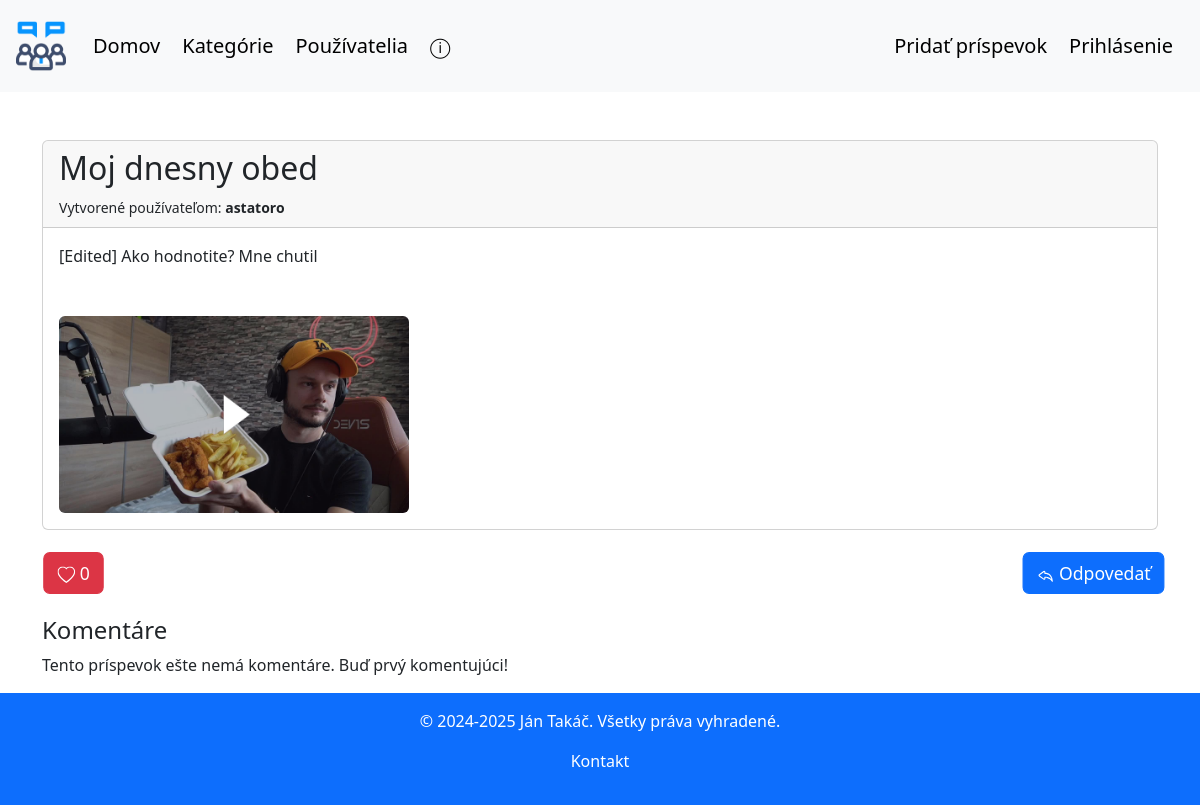
Page /posts/44/ on the earlier database version.
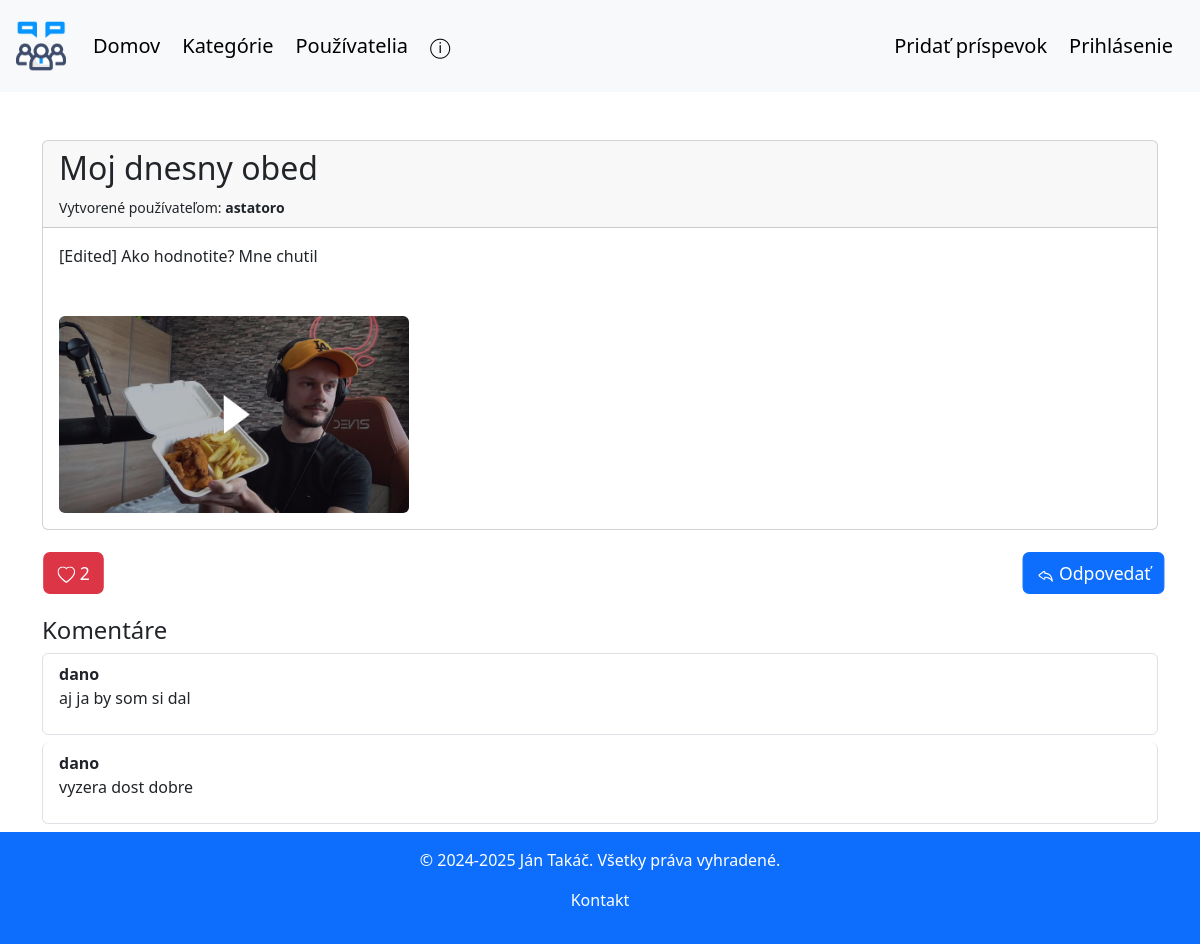
Same page on the later database version.
### forum/models.py (models this page shows, shortened)
class Post(models.Model):
    title = models.CharField(max_length=255)
    created_at = models.DateTimeField(auto_now_add=True)
    created_by = models.ForeignKey(User, on_delete=models.CASCADE)
    like_count = models.PositiveIntegerField(default=0)
    content = models.TextField()
    category = models.CharField(max_length=50, default='other', null=False, blank=True)
    icon = models.ImageField(upload_to='post_pics', null=True, blank=True)

class PostImages(models.Model):
    post = models.ForeignKey(Post, related_name='images', on_delete=models.CASCADE)
    image = models.ImageField(upload_to='post_pics', blank=True, null=True)

class Comment(models.Model):
    post = models.ForeignKey(Post, related_name='comments', on_delete=models.CASCADE)
    user = models.ForeignKey(User, on_delete=models.CASCADE)
    created_at = models.DateTimeField(auto_now_add=True)
    like_count = models.PositiveIntegerField(default=0)
    content = models.TextField()
    class Meta:
        ordering = ['-created_at']

### forum/views.py (the view)
# urls.py: path('posts/<int:post_id>/', views.post_detail, name='post_detail'),
def post_detail(request, post_id):
    post = get_object_or_404(Post, id=post_id)
    images = post.images.all()
    return render(request, 'forum/post_detail.html', {'post': post, 'images': images})

### forum/templates/forum/post_detail.html (shortened to what this page needs)
{% extends 'forum/base.html' %}
{% load static %}
{% block content %}
<div class="container mt-5">
    <div class="card">
        <div class="card-header">
            <h2 class="card-title">{{ post.title }}</h2>
            <small>Vytvorené používateľom: <strong>{{ post.created_by }}</strong></small>
        </div>
        <div class="card-body">
            <p>{{ post.content }}</p>
        </div>
        <div class="row g-3 p-3">
            {% for image in images %}
                <div class="col-md-4 col-sm-6">
                    <img src="{{ image.image.url }}" alt="post-image" class="img-fluid w-100 h-auto rounded">
                </div>
            {% endfor %}
        </div>
    </div>
    <div class="mt-4 d-flex justify-content-between align-items-center">
        {% if user.is_authenticated %}
            <button type="button" class="btn btn-danger ms-1"
                    hx-trigger="click"
                    hx-post="{% url 'forum:like_post' %}"
                    hx-target="#like-count"
                    hx-vals='{"post_id" : {{ post.id }}}'
                    hx-headers='{"X-CSRFToken": "{{ csrf_token }}"}'>
                <svg xmlns="http://www.w3.org/2000/svg" width="16" height="16" fill="currentColor" class="bi bi-heart" viewBox="0 0 16 16">
                    <path d="m8 2.748-.717-.737C5.6.281 2.514.878 1.4 3.053c-.523 1.023-.641 2.5.314 4.385.92 1.815 2.834 3.989 6.286 6.357 3.452-2.368 5.365-4.542 6.286-6.357.955-1.886.838-3.362.314-4.385C13.486.878 10.4.28 8.717 2.01zM8 15C-7.333 4.868 3.279-3.04 7.824 1.143q.09.083.176.171a3 3 0 0 1 .176-.17C12.72-3.042 23.333 4.867 8 15"></path>
                </svg>
                <span id="like-count">{{ post.like_count }}</span>
            </button>
            <button type="button" id="reply-btn" class="btn btn-primary ms-1">
                <svg xmlns="http://www.w3.org/2000/svg" width="16" height="16" fill="currentColor" class="bi bi-reply" viewBox="0 0 16 16">
                    <path d="M6.598 5.013a.144.144 0 0 1 .202.134V6.3a.5.5 0 0 0 .5.5c.667 0 2.013.005 3.3.822.984.624 1.99 1.76 2.595 3.876-1.02-.983-2.185-1.516-3.205-1.799a8.7 8.7 0 0 0-1.921-.306 7 7 0 0 0-.798.008h-.013l-.005.001h-.001L7.3 9.9l-.05-.498a.5.5 0 0 0-.45.498v1.153c0 .108-.11.176-.202.134L2.614 8.254l-.042-.028a.147.147 0 0 1 0-.252l.042-.028zM7.8 10.386q.103 0 .223.006c.434.02 1.034.086 1.7.271 1.326.368 2.896 1.202 3.94 3.08a.5.5 0 0 0 .933-.305c-.464-3.71-1.886-5.662-3.46-6.66-1.245-.79-2.527-.942-3.336-.971v-.66a1.144 1.144 0 0 0-1.767-.96l-3.994 2.94a1.147 1.147 0 0 0 0 1.946l3.994 2.94a1.144 1.144 0 0 0 1.767-.96z"></path>
                </svg>
                Odpovedať
            </button>
        {% else %}
            <a href="{% url 'forum:login' %}" class="btn btn-danger ms-1">
                {{ post.like_count }}
            </a>
            <a href="{% url 'forum:login' %}" class="btn btn-primary ms-1">
                Odpovedať
            </a>
        {% endif %}
    </div>
    {% include 'forum/partials/post_comments.html' %}
</div>
{% endblock %}

### forum/templates/forum/base.html (shortened to what this page needs)
<!DOCTYPE html>
<html lang="en">
<head>
    {% load static %}
    <link href="https://cdn.jsdelivr.net/npm/bootstrap@5.3.3/dist/css/bootstrap.min.css" rel="stylesheet">
    <link rel="stylesheet" href="{% static 'forum/style.css' %}">
</head>
<body>
    <nav class="navbar navbar-expand-lg navbar-light bg-light p-3 fs-5">
        <a class="navbar-brand" href="{% url 'forum:index' %}">
            <img src="{% static 'forum/img/forumlogo.png' %}" alt="logo">
        </a>
        <div class="collapse navbar-collapse" id="navbarNav">
        <ul class="navbar-nav me-auto">
            <li class="nav-item black-under-animation">
                <a class="nav-link {% block home_active %}{% endblock %}" href="{% url 'forum:index' %}">Domov</a>
            </li>
            <li class="nav-item black-under-animation">
                <a class="nav-link {% block categories_active %}{% endblock %}" href="{% url 'forum:categories' %}">Kategórie</a>
            </li>
            <li class="nav-item black-under-animation">
                <a class="nav-link {% block users_active %}{% endblock %}" href="{% url 'forum:browse_profiles' %}">Používatelia</a>
            </li>
            <li class="nav-item black-under-animation">
                <a class="nav-link {% block about_active %}{% endblock %}" href="{% url 'forum:about' %}">&#9432;</a>
            </li>
        </ul>
        {% if user.is_authenticated %}
        <ul class="navbar-nav">
            <li class="nav-item black-under-animation">
                <a class="nav-link {% block my_posts_active %}{% endblock %}" href="{% url 'forum:my_posts' %}">Moje príspevky</a>
            </li>
            <li class="nav-item black-under-animation">
                <a class="nav-link {% block post_add_active %}{% endblock %}" href="{% url 'forum:post_add' %}">Nový príspevok</a>
            </li>
            <li class="nav-item black-under-animation">
                <a class="nav-link {% block profile_active %}{% endblock %}" href="{% url 'forum:profile' %}">Profil</a>
            </li>
            <li class="nav-item black-under-animation">
                <a class="nav-link" href="{% url 'forum:logout' %}">Odhlásiť sa</a>
            </li>
        </ul>
        {% else %}
        <ul class="navbar-nav">
            <li class="nav-item black-under-animation">
                <a class="nav-link" href="{% url 'forum:login' %}">Pridať príspevok</a>
            </li>
            <li class="nav-item black-under-animation">
                <a class="nav-link {% block login_active %}{% endblock %}" href="{% url 'forum:login' %}">Prihlásenie</a>
            </li>
        </ul>
        {% endif %}
    </div>
    </nav>
{% block content %}
{% endblock %}
<footer class="bg-primary text-white text-center py-3">
    <p>&copy; 2024-2025 Ján Takáč. Všetky práva vyhradené.</p>
    <ul class="list-inline">
        <li class="list-inline-item white-under-animation"><a href="#" class="text-white">Kontakt</a></li>
    </ul>
</footer>
</body>
</html>

### forum/templates/forum/partials/post_comments.html (shortened to what this page needs)
<div id="post-comments" class="mt-4">
    <h4>Komentáre</h4>
    <div class="list-group">
        {% if post.comments.exists %}
            {% for comment in post.comments.all %}
                <div class="list-group-item card mb-2">
                    <strong>{{ comment.user }}</strong>
                    <p>{{ comment.content }}</p>
                </div>
            {% endfor %}
        {% else %}
            <p>Tento príspevok ešte nemá komentáre. Buď prvý komentujúci!</p>
        {% endif %}
    </div>
</div>

### forum/static/forum/style.css (style rules this page uses)
.navbar-brand img { height: 50px; width: 50px; }
.nav-item { padding: 3px; }
.list-inline-item a, .nav-item a { position: relative; text-decoration: none; transition: color 0.3s ease; }
.white-under-animation a { color: white; }
.black-under-animation a { color: black; }
.list-inline-item a:after, .nav-item a:after { content: ''; position: absolute; width: 0; height: 2px; left: 0; bottom: -5px; transition: width 0.3s ease; }
.white-under-animation a:after { background-color: white; }
.black-under-animation a:after { background-color: black; }
.container-fluid .btn:hover, .container .btn { transform: scale(1.1); transition: transform 0.4s ease; }
.card { transition: transform 0.4s ease, box-shadow 0.4s ease; }

Differences in the rows shown:
changed Post "Moj dnesny obed": like_count "0" → "2"
added Comment: user "dano", content "aj ja by som si dal"
added Comment: user "dano", content "vyzera dost dobre"
Other differences:
text no longer shown: "Tento príspevok ešte nemá komentáre. Buď prvý komentujúci!"
